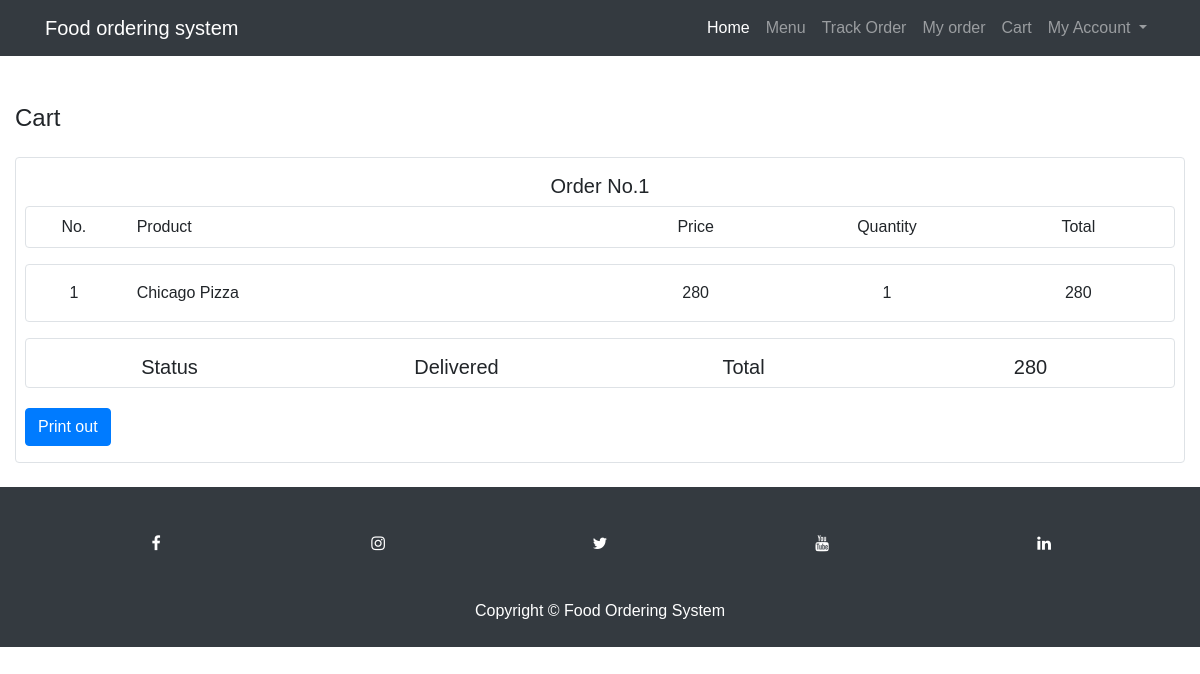
/myorder.php (signed in), run on the app's committed database.
### tables this page shows
CREATE TABLE IF NOT EXISTS `take_order` (
  `take_ord_id` int(200) NOT NULL AUTO_INCREMENT,
  `ord_id` longtext NOT NULL CHECK (json_valid(`ord_id`)),
  `address_id` int(200) NOT NULL,
  `user_id` int(200) NOT NULL,
  `status` varchar(200) NOT NULL,
  `amount` int(200) NOT NULL,
  `msg` varchar(200) NOT NULL,
  `date_time` timestamp NOT NULL DEFAULT current_timestamp(),
  PRIMARY KEY (`take_ord_id`)
);

CREATE TABLE IF NOT EXISTS `order_detaile` (
  `ord_id` int(200) NOT NULL AUTO_INCREMENT,
  `user_id` int(200) NOT NULL,
  `food_id` int(200) NOT NULL,
  `food_rs` int(200) NOT NULL,
  `food_qty` int(200) NOT NULL,
  `amount` int(200) NOT NULL,
  `time` timestamp NOT NULL DEFAULT current_timestamp(),
  `ord_status` varchar(200) NOT NULL DEFAULT 'not confirm',
  PRIMARY KEY (`ord_id`)
);

CREATE TABLE IF NOT EXISTS `food` (
  `food_id` int(20) NOT NULL AUTO_INCREMENT,
  `food_img` varchar(20) NOT NULL,
  `food_name` varchar(20) NOT NULL,
  `food_descript` varchar(100) NOT NULL,
  `food_rs` int(15) NOT NULL,
  `category_id` int(200) NOT NULL,
  PRIMARY KEY (`food_id`),
  KEY `category_id` (`category_id`)
);

### myorder.php (the view, shortened to what this page needs)
<?php
if ($_SESSION['usnm']) {
    include 'config.php';
    include 'header.php';
    $qr = "SELECT * FROM `take_order` WHERE `user_id`=$_SESSION[user_id] AND `status`='delivered'";
    $res = mysqli_query($conn, $qr);
    $data = mysqli_num_rows($res);
    if ($data > 0) {
?>
<main class="container-fluid">
    <div class="row">
        <div class="col-12 mt-5 overflow-auto">
            <h4 class="mb-3">Cart</h4>
            <?php
                    while ($row = mysqli_fetch_assoc($res)) {
                        $i = 1;
                        $arr2 = json_decode($row['ord_id'], true);
                    ?>
            <div class="border rounded p-3 my-4 ">
                <h5 class="text-center">Order No.<?= $row['take_ord_id'] ?>
                </h5>
                <div class="row  pl-2 pr-2 ">
                    <div class="col-12 mb-1">
                        <div class="row pt-2 pb-2 border rounded mb-3 d-md-flex d-none">
                            <div class="col-md-1 col-2 text-center">
                                No.
                            </div>
                            <div class="col-md-5 col-10 text-md-left text-center mb-md-auto mb-1">
                                Product
                            </div>
                            <div class="col-md-6 col-10 text-center">
                                <div class="row">
                                    <div class="col-4">Price</div>
                                    <div class="col-4">Quantity</div>
                                    <div class="col-4">Total</div>
                                </div>
                            </div>
                        </div>
                        <?php
                                    foreach ($arr2 as $key => $value) {
                                        $sl_qr = "SELECT * FROM `order_detaile` `od` INNER JOIN `food` `fd` WHERE `od`.`user_id`=$_SESSION[user_id] AND `od`.`ord_id`=$value AND `od`.`food_id`=`fd`.`food_id`";
                                        $sl_res = mysqli_query($conn, $sl_qr);
                                        $sl_row = mysqli_fetch_assoc($sl_res);
                                    ?>
                        <div class="row pt-3 pb-3 border rounded mb-3">
                            <div class="col-md-1 col-12 mb-md-auto text-md-center">
                                <span class="d-md-none">Sr.</span> <span
                                    class="float-md-none float-right"><?= $i++; ?></span>
                            </div>
                            <div class="col-md-5 col-12 text-md-left text-md-left">
                                <span class="d-md-none">Product</span> <span
                                    class="float-md-none float-right"><?= $sl_row['food_name'] ?></span>
                            </div>
                            <div class="col-md-6 col-12 text-md-center">
                                <div class="row">
                                    <div class="col-md-4 col-12"><span class="d-md-none">Price</span> <span
                                            class="float-md-none float-right"><?= $sl_row['food_rs'] ?></span></div>
                                    <div class="col-md-4 col-12"><span class="d-md-none">Quantity</span> <span
                                            class="float-md-none float-right"><?= $sl_row['food_qty'] ?></span></div>
                                    <div class="col-md-4 col-12"><span class="d-md-none">Total</span> <span
                                            class="float-md-none float-right"><?= $sl_row['amount'] ?></span></div>
                                </div>
                            </div>
                        </div>
                        <?php
                                    }
                                    ?>
                        <div class="row pt-3 text-capitalize border rounded mb-3">
                            <div class="col-md-12 col-12 text-center">
                                <div class="row">
                                    <div class="col-md-3 col-6">
                                        <h5>Status </h5>
                                    </div>
                                    <div class="col-md-3 col-6">
                                        <h5><?= "Delivered" ?></h5>
                                    </div>
                                    <div class="col-md-3 col-6">
                                        <h5>Total </h5>
                                    </div>
                                    <div class="col-md-3 col-6">
                                        <h5><?= $row['amount'] ?></h5>
                                    </div>
                                </div>
                            </div>
                        </div>
                    </div>
                    <a href="invoice.php?id=<?= $row['take_ord_id'] ?>" class="btn btn-primary float-right">Print out
                    </a>
                </div>
            </div>
            <?php
                    }
                    ?>
        </div>
    </div>
    <?php
    } else {
        ?>
    <h2 class="h-75 text-center">You Have Not Order Yet Anything</h2>
    <?php
    }
        ?>
</main>
<?php
    include 'footer.php';
} else {
    echo "<script>location.href='index.php'</script>";
}
    ?>

### css3/style.css (style rules this page uses)
* { font-family: Arial, Helvetica, sans-serif; }

### data on the page
take_order: take_ord_id "1", amount "280"
order_detaile: food.food_name "Chicago Pizza", food.food_rs "280", food_qty "1", amount "280"
